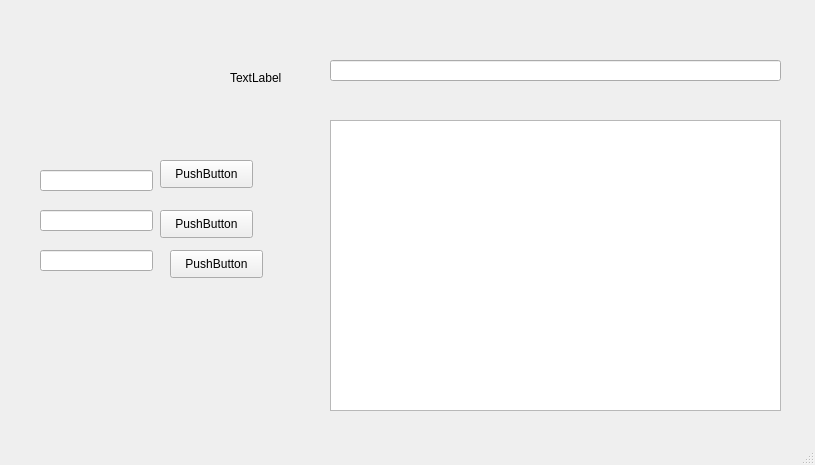
<?xml version="1.0" encoding="UTF-8"?>
<ui version="4.0">
 <class>MainWindow</class>
 <widget class="QMainWindow" name="MainWindow">
  <property name="geometry">
   <rect>
    <x>0</x>
    <y>0</y>
    <width>815</width>
    <height>465</height>
   </rect>
  </property>
  <property name="windowTitle">
   <string>MainWindow</string>
  </property>
  <widget class="QWidget" name="centralwidget">
   <widget class="QLineEdit" name="lineEdit">
    <property name="geometry">
     <rect>
      <x>330</x>
      <y>60</y>
      <width>451</width>
      <height>21</height>
     </rect>
    </property>
   </widget>
   <widget class="QLabel" name="label">
    <property name="geometry">
     <rect>
      <x>230</x>
      <y>70</y>
      <width>72</width>
      <height>15</height>
     </rect>
    </property>
    <property name="text">
     <string>TextLabel</string>
    </property>
   </widget>
   <widget class="QLineEdit" name="lineEdit_2">
    <property name="geometry">
     <rect>
      <x>40</x>
      <y>250</y>
      <width>113</width>
      <height>21</height>
     </rect>
    </property>
   </widget>
   <widget class="QLineEdit" name="lineEdit_3">
    <property name="geometry">
     <rect>
      <x>40</x>
      <y>210</y>
      <width>113</width>
      <height>21</height>
     </rect>
    </property>
   </widget>
   <widget class="QLineEdit" name="lineEdit_4">
    <property name="geometry">
     <rect>
      <x>40</x>
      <y>170</y>
      <width>113</width>
      <height>21</height>
     </rect>
    </property>
   </widget>
   <widget class="QTextEdit" name="textEdit">
    <property name="geometry">
     <rect>
      <x>330</x>
      <y>120</y>
      <width>451</width>
      <height>291</height>
     </rect>
    </property>
   </widget>
   <widget class="QPushButton" name="pushButton">
    <property name="geometry">
     <rect>
      <x>160</x>
      <y>160</y>
      <width>93</width>
      <height>28</height>
     </rect>
    </property>
    <property name="text">
     <string>PushButton</string>
    </property>
   </widget>
   <widget class="QPushButton" name="pushButton_2">
    <property name="geometry">
     <rect>
      <x>160</x>
      <y>210</y>
      <width>93</width>
      <height>28</height>
     </rect>
    </property>
    <property name="text">
     <string>PushButton</string>
    </property>
   </widget>
   <widget class="QPushButton" name="pushButton_3">
    <property name="geometry">
     <rect>
      <x>170</x>
      <y>250</y>
      <width>93</width>
      <height>28</height>
     </rect>
    </property>
    <property name="text">
     <string>PushButton</string>
    </property>
   </widget>
  </widget>
  <widget class="QMenuBar" name="menubar">
   <property name="geometry">
    <rect>
     <x>0</x>
     <y>0</y>
     <width>815</width>
     <height>26</height>
    </rect>
   </property>
  </widget>
  <widget class="QStatusBar" name="statusbar"/>
 </widget>
 <resources/>
 <connections/>
</ui>
